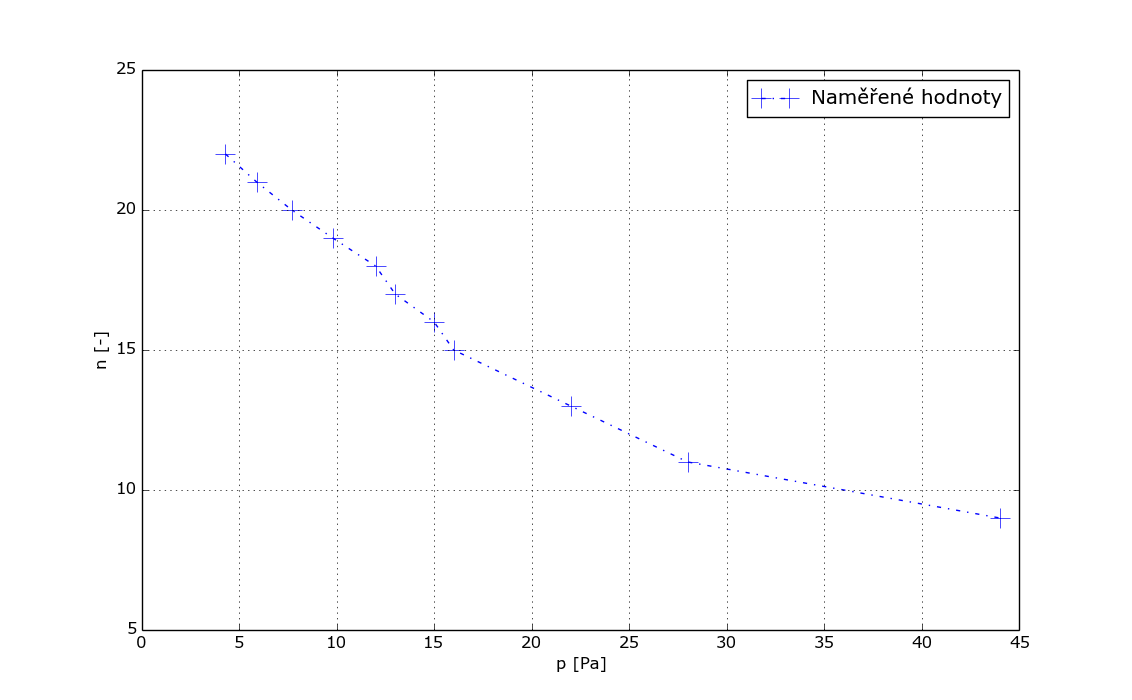

Generate this figure with Python:
# -*- coding: utf-8 -*-
import os
import numpy as np
from numpy import log as ln
from numpy import log10 as log
from matplotlib import rc
rc('font', family='Verdana')
rc('figure', figsize=(1.6180*7,7))
import matplotlib.pyplot as plt
from scipy.optimize import curve_fit
import math

def cf(string):
    ret = float(string.replace(",", "."))
    return ret

def round_by_err(x, x_err):
    x_err = round(x_err, -int(math.floor(math.log10(x_err))))
    x = round(x, -int(math.floor(math.log10(x_err))))
    return x, x_err

def get_pretty_param(value, error):
    val, err = round_by_err(value, error)
    pretty_param = "("+str(val)+u"\u00B1"+str(err)+")"
    pretty_param = pretty_param.replace(".", ",")
    return pretty_param

def get_named_param(param_str, value, error):
    named_param = param_str+" = "+get_pretty_param(value, error)
    return named_param

def func(x,a,b):
   return a*x+b

def script_name():
    return os.path.basename(os.path.realpath(__file__)).replace(".py", "")

def print_excel_params(ps, pe):
    for i in range(0, len(ps)):
        print str(i)+" "+str(ps[i])+" "+str(pe[i])

#x,y,z # z s errorama
d = np.loadtxt(script_name()+".txt", converters = {0: cf, 1: cf})
x,y = d[:,0],d[:,1]
#
#dfit = d[d[:, 0] < 250]
#popt,pcov = curve_fit(func, dfit[:,0], ln(dfit[:,1]))
#y_fit = popt[0]*x+popt[1]
#
#ps = popt
#pe = np.sqrt(np.diag(pcov))
#
##print_excel_params(ps, pe)
#
#print(get_named_param("a", ps[0], pe[0]))
#print(get_named_param("b", ps[1], pe[1]))

#plt.errorbar(x,y,yerr=z)  # errorbary
plt.clf()
plt.plot(x,y,'-.+', label=u"Naměřené hodnoty", ms=15)
#plt.plot(x,y_fit, label=u"Fitovaná funkce")

# Kosmetika
plt.grid()
plt.legend()
plt.ylabel(u"n [-]")
plt.xlabel(u"p [Pa]")
plt.ylim(5,25)
#plt.xlim(0,800)

#plt.text(200, 10, u'f(x)='+get_pretty_param(ps[0], pe[0])+'x+'+get_pretty_param(ps[1], pe[1])+'', fontsize=12)

# Uložení
plt.savefig(script_name()+".png")
plt.show()
